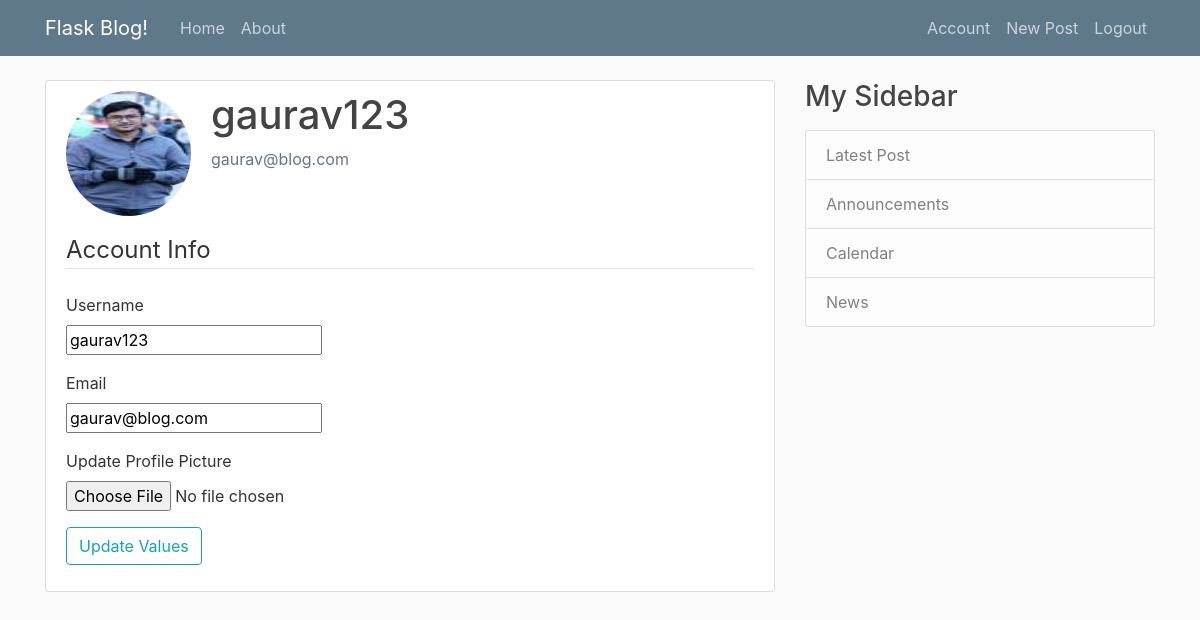
Page /account (signed in) on the committed database.
### flaskblog/models.py (models this page shows)
class User(db.Model, UserMixin):
    id = db.Column(db.Integer, primary_key=True)
    username = db.Column(db.String(20), unique=True, nullable=False)
    email = db.Column(db.String(120), unique=True, nullable=False)
    password = db.Column(db.String(60), unique=True, nullable=False)
    image_file = db.Column(db.String(20), nullable=False, default="default.jpg")

### flaskblog/users/routes.py (the view, shortened to what this page needs)
@users.route('/account', methods=['GET', 'POST'])
@login_required
def account():
    form = UpdateAccountForm()
    if request.method == "GET":
        form.username.data = current_user.username
        form.email.data = current_user.email
    return render_template("account.html", form=form, title="Account")

### flaskblog/users/forms.py (shortened to what this page needs)
class UpdateAccountForm(FlaskForm):
    username = StringField(label='Username',
                           validators=[DataRequired(), Length(min=2, max=20)])
    email = StringField(label='Email',
                           validators=[DataRequired(), Email()])
    picture = FileField('Update Profile Picture',
                        validators=[FileAllowed(['jpg', 'jpeg', 'png'])])
    submit = SubmitField(label="Update Values")

### flaskblog/models.py (called while the page is built)
@login_manager.user_loader
def get_user(user_id):
    return User.query.get(int(user_id))

### flaskblog/templates/account.html (shortened to what this page needs)
{% extends "layout.html" %}
{% block content %}
    <div class="content-section">
        <div class="media">
            <img class="rounded-circle account-img" src={{ url_for("static", filename="profile_pics/"+ current_user.image_file) }}>
            <div class="media-body">
                <h2 class="account-heading"> {{ current_user.username }} </h2>
                <p class="text-secondary"> {{ current_user.email }} </p>
            </div>
        </div>
        <form method="POST" action="" enctype="multipart/form-data">
            <fieldset class="form-group">
                <legend class="border-bottom mb-4"> Account Info </legend>
                {% for formfield in [form.username, form.email, form.picture] %}
                    <div class="form-group">
                        <div>{{ formfield.label(class="form-control-label") }}</div>
                        <div>{{ formfield }}</div>
                    </div>
                {% endfor %}
            <div> {{ form.submit(class="btn btn-outline-info") }} </div>
        </form>
    </div>
{% endblock content %}

### flaskblog/static/main.css (style rules this page uses)
body { background: #fafafa; color: #333333; margin-top: 5rem; }
h1, h2, h3, h4, h5, h6 { color: #444444; }
.content-section { background: #ffffff; padding: 10px 20px; border: 1px solid #dddddd; border-radius: 3px; margin-bottom: 20px; }
.account-img { height: 125px; width: 125px; margin-right: 20px; margin-bottom: 16px; }
.account-heading { font-size: 2.5rem; }

### rows in the picture
User: image_file (picture), username "gaurav123", email "gaurav@blog.com", picture "gaurav123" "gaurav@blog.com"
